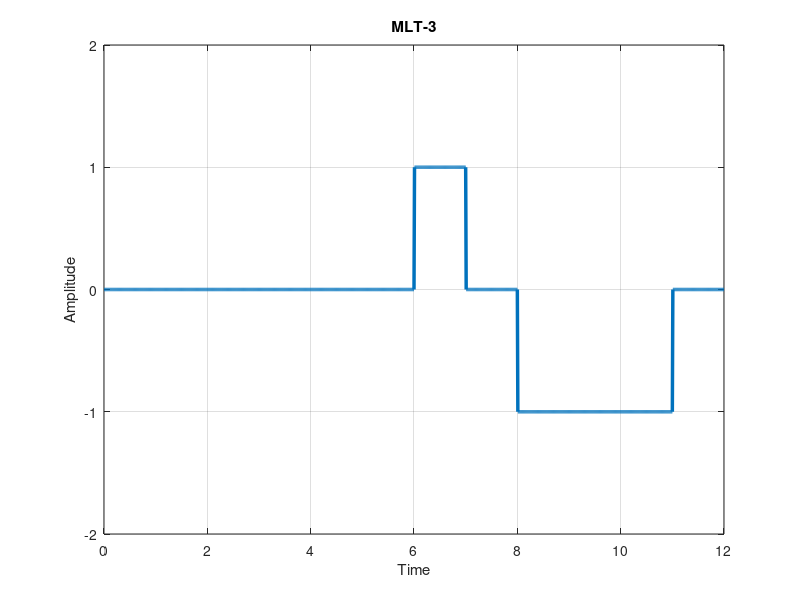

MATLAB code for this plot:
n=[0 0 0 0 0 0 1 1 1 0 0 1];

%MLT-3
i=1;
a=0;
b=1;
t=0:0.01:length(n);
for j=1:length(t)
    if(t(j)>i)
        i=i+1;
        if(n(i)==0)
            y(j)=a;
        else
            if(a==1 || a==-1)
                a=0;
                y(j)=a;
            else
                if(b==1)
                    a=1;
                    y(j)=a;
                    b=-1;
                else
                    a=-1;
                    y(j)=a;
                    b=1;
                end
            end
        end 
        continue;
    end
    y(j)=a;   
end

subplot(1,1,1);
plot(t,y,'LineWidth',2.5);
axis([0 length(n) -2 2]);grid on;
xlabel('Time');
ylabel('Amplitude');
title('MLT-3');
